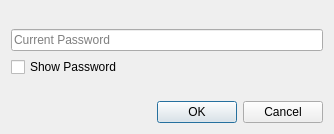
<?xml version="1.0" encoding="UTF-8"?>
<ui version="4.0">
 <class>PasswordConfirmationDialog</class>
 <widget class="QDialog" name="PasswordConfirmationDialog">
  <property name="geometry">
   <rect>
    <x>0</x>
    <y>0</y>
    <width>334</width>
    <height>134</height>
   </rect>
  </property>
  <property name="windowTitle">
   <string>Dialog</string>
  </property>
  <layout class="QGridLayout" name="gridLayout">
   <item row="0" column="0">
    <layout class="QVBoxLayout" name="verticalLayout">
     <item>
      <spacer name="verticalSpacer_2">
       <property name="orientation">
        <enum>Qt::Vertical</enum>
       </property>
       <property name="sizeHint" stdset="0">
        <size>
         <width>20</width>
         <height>40</height>
        </size>
       </property>
      </spacer>
     </item>
     <item>
      <widget class="QLineEdit" name="passwordLE">
       <property name="echoMode">
        <enum>QLineEdit::Password</enum>
       </property>
       <property name="placeholderText">
        <string>Current Password</string>
       </property>
      </widget>
     </item>
     <item>
      <widget class="QCheckBox" name="showPasswordCB">
       <property name="text">
        <string>Show Password</string>
       </property>
      </widget>
     </item>
     <item>
      <spacer name="verticalSpacer">
       <property name="orientation">
        <enum>Qt::Vertical</enum>
       </property>
       <property name="sizeHint" stdset="0">
        <size>
         <width>20</width>
         <height>40</height>
        </size>
       </property>
      </spacer>
     </item>
    </layout>
   </item>
   <item row="1" column="0">
    <widget class="QDialogButtonBox" name="buttonBox">
     <property name="orientation">
      <enum>Qt::Horizontal</enum>
     </property>
     <property name="standardButtons">
      <set>QDialogButtonBox::Cancel|QDialogButtonBox::Ok</set>
     </property>
    </widget>
   </item>
  </layout>
 </widget>
 <resources/>
 <connections>
  <connection>
   <sender>buttonBox</sender>
   <signal>accepted()</signal>
   <receiver>PasswordConfirmationDialog</receiver>
   <slot>accept()</slot>
   <hints>
    <hint type="sourcelabel">
     <x>248</x>
     <y>254</y>
    </hint>
    <hint type="destinationlabel">
     <x>157</x>
     <y>274</y>
    </hint>
   </hints>
  </connection>
  <connection>
   <sender>buttonBox</sender>
   <signal>rejected()</signal>
   <receiver>PasswordConfirmationDialog</receiver>
   <slot>reject()</slot>
   <hints>
    <hint type="sourcelabel">
     <x>316</x>
     <y>260</y>
    </hint>
    <hint type="destinationlabel">
     <x>286</x>
     <y>274</y>
    </hint>
   </hints>
  </connection>
 </connections>
</ui>
